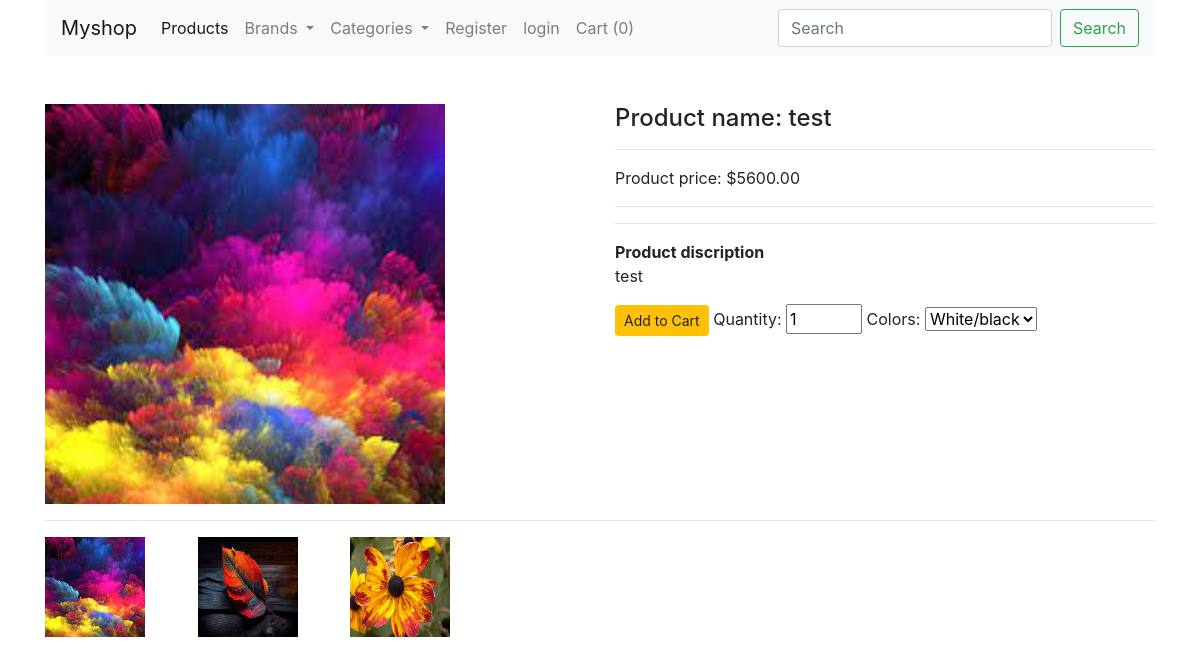
The app's page /product/2 with its own data.
### shop/products/models.py (models this page shows, shortened)
class Addproduct(db.Model):
    __searchable__ = ['name', 'desc']
    id = db.Column(db.Integer, primary_key=True)
    name = db.Column(db.String(80), nullable=False)
    price = db.Column(db.Numeric(10, 2), nullable=False)
    discount = db.Column(db.Integer, default=0)
    stock = db.Column(db.Integer, nullable=False)
    colors = db.Column(db.Text, nullable=False)
    desc = db.Column(db.Text, nullable=False)
    pub_date = db.Column(db.DateTime, nullable=False, default=datetime.utcnow)
    category_id = db.Column(db.Integer, db.ForeignKey('category.id'), nullable=False)
    category = db.relationship('Category', backref=db.backref('categories', lazy=True))
    brand_id = db.Column(db.Integer, db.ForeignKey('brand.id'), nullable=False)
    brand = db.relationship('Brand', backref=db.backref('brands', lazy=True))
    image_1 = db.Column(db.String(150), nullable=False, default='image1.jpg')
    image_2 = db.Column(db.String(150), nullable=False, default='image2.jpg')
    image_3 = db.Column(db.String(150), nullable=False, default='image3.jpg')

### shop/products/routes.py (the view)
@app.route('/product/<int:id>')
def single_page(id):
    product = Addproduct.query.get_or_404(id)
    return render_template('products/single_page.html',
                           product=product,
                           brands=brands(),
                           categories=categories())

### shop/products/routes.py (called while the page is built)
def brands():
    brands = Brand.query.join(Addproduct, (Brand.id == Addproduct.brand_id)).all()
    return brands

def categories():
    categories = Category.query.join(Addproduct,(Category.id == Addproduct.category_id)).all()
    return categories

### shop/templates/products/single_page.html (shortened to what this page needs)
{% extends 'layout.html' %}
{% block content %}
{% include 'navbar.html' %}
<div class="container mt-5">
    <div class="row">
        <div class="col-md-6" id="b_image">
            <img src="{{url_for('static',filename='images/' + product.image_1)}}" alt="{{product.name}}" width="400" height="400">
        </div>
        <div class="col-md-6">
            <h4>Product name: {{product.name}} </h4>
            <hr>
            <p>Product price: ${{product.price}}</p>
            <hr>
            <hr>
            <b>Product discription</b>
            <p>{{product.desc}}</p>
            <form action="{{url_for('AddCart')}}" method="post">
                <button type="submit" class="btn btn-sm btn-warning">Add to Cart</button>
                <label for="quantity">Quantity: </label>
                <input type="number" name="quantity" value="1" min="1" max="{{product.stock}}">
                {% set colors = product.colors.split(',') %}
                <label for="colors">Colors: </label>
                <select name="colors" id="colors">
                    {% for color in colors %}
                    {% set col = color.split(':') %}
                    <option value="{{col[0]}}">{{col[0] | capitalize }}</option>
                    {% endfor %}
                </select>
            </form>
        </div>
    </div>
    <hr>
    <div class="row">
        <div class="col-md-12" id="s_image">
            <img src="{{url_for('static',filename='images/'+ product.image_1)}}" alt="{{product.name}}" width="100" height="100">
            <img src="{{url_for('static',filename='images/'+ product.image_2)}}" alt="{{product.name}}" width="100" height="100" class="ml-5">
            <img src="{{url_for('static',filename='images/'+ product.image_3)}}" alt="{{product.name}}" width="100" height="100" class="ml-5">
        </div>
    </div>
</div>
{% endblock content %}

### records on screen
Addproduct: image_1+name (picture), name "test", price "5600.00", desc "test", quantity "1", image_2+name (picture), image_3+name (picture)

### other values on screen
{{ session['Shoppingcart']|length }} "0"
form field colors "White/black"
